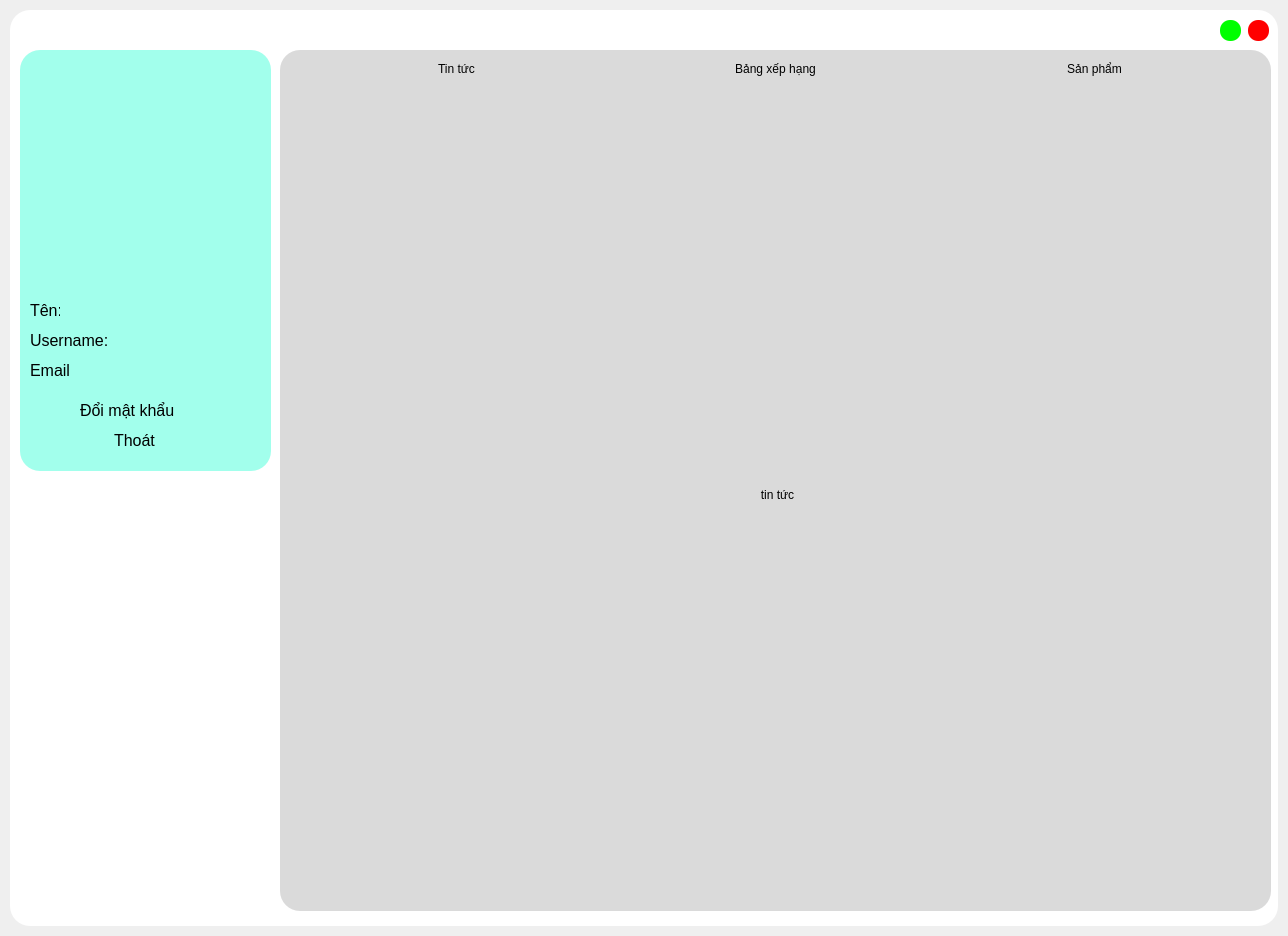
<?xml version="1.0" encoding="UTF-8"?>
<ui version="4.0">
 <class>Main</class>
 <widget class="QMainWindow" name="Main">
  <property name="geometry">
   <rect>
    <x>0</x>
    <y>0</y>
    <width>1288</width>
    <height>936</height>
   </rect>
  </property>
  <property name="windowTitle">
   <string>MainWindow</string>
  </property>
  <widget class="QWidget" name="centralwidget">
   <layout class="QVBoxLayout" name="verticalLayout">
    <property name="spacing">
     <number>0</number>
    </property>
    <property name="leftMargin">
     <number>10</number>
    </property>
    <property name="topMargin">
     <number>10</number>
    </property>
    <property name="rightMargin">
     <number>10</number>
    </property>
    <property name="bottomMargin">
     <number>10</number>
    </property>
    <item>
     <widget class="QFrame" name="frame">
      <property name="styleSheet">
       <string notr="true">background-color: rgb(255, 255, 255);
border-radius: 20px;</string>
      </property>
      <property name="frameShape">
       <enum>QFrame::NoFrame</enum>
      </property>
      <widget class="QFrame" name="Main_PD">
       <property name="geometry">
        <rect>
         <x>270</x>
         <y>40</y>
         <width>991</width>
         <height>861</height>
        </rect>
       </property>
       <property name="styleSheet">
        <string notr="true">border-radius: 20px;
background-color: rgb(218, 218, 218);</string>
       </property>
       <property name="frameShape">
        <enum>QFrame::NoFrame</enum>
       </property>
       <widget class="QWidget" name="layoutWidget">
        <property name="geometry">
         <rect>
          <x>20</x>
          <y>0</y>
          <width>951</width>
          <height>37</height>
         </rect>
        </property>
        <layout class="QHBoxLayout" name="horizontalLayout">
         <item>
          <widget class="QLabel" name="label_PD">
           <property name="styleSheet">
            <string notr="true">border: none;
padding: 7px 0;</string>
           </property>
           <property name="text">
            <string>Tin tức</string>
           </property>
           <property name="alignment">
            <set>Qt::AlignCenter</set>
           </property>
          </widget>
         </item>
         <item>
          <widget class="QLabel" name="label_Rank">
           <property name="styleSheet">
            <string notr="true">border: none;
padding: 7px 0;</string>
           </property>
           <property name="text">
            <string>Bảng xếp hạng</string>
           </property>
           <property name="alignment">
            <set>Qt::AlignCenter</set>
           </property>
          </widget>
         </item>
         <item>
          <widget class="QLabel" name="label_News">
           <property name="styleSheet">
            <string notr="true">border: none;
padding: 7px 0;</string>
           </property>
           <property name="text">
            <string>Sản phẩm</string>
           </property>
           <property name="alignment">
            <set>Qt::AlignCenter</set>
           </property>
          </widget>
         </item>
        </layout>
       </widget>
       <widget class="QStackedWidget" name="stackedWidget">
        <property name="geometry">
         <rect>
          <x>9</x>
          <y>39</y>
          <width>971</width>
          <height>811</height>
         </rect>
        </property>
        <property name="currentIndex">
         <number>0</number>
        </property>
        <widget class="QWidget" name="page1">
         <widget class="QLabel" name="label_page_news">
          <property name="geometry">
           <rect>
            <x>8</x>
            <y>5</y>
            <width>961</width>
            <height>801</height>
           </rect>
          </property>
          <property name="text">
           <string>tin tức</string>
          </property>
          <property name="alignment">
           <set>Qt::AlignCenter</set>
          </property>
         </widget>
        </widget>
        <widget class="QWidget" name="page2">
         <widget class="QLabel" name="label_page_rank">
          <property name="geometry">
           <rect>
            <x>8</x>
            <y>5</y>
            <width>961</width>
            <height>801</height>
           </rect>
          </property>
          <property name="text">
           <string>hạng</string>
          </property>
          <property name="alignment">
           <set>Qt::AlignCenter</set>
          </property>
         </widget>
        </widget>
        <widget class="QWidget" name="page3">
         <widget class="QLabel" name="label_page_pd">
          <property name="geometry">
           <rect>
            <x>8</x>
            <y>5</y>
            <width>961</width>
            <height>801</height>
           </rect>
          </property>
          <property name="text">
           <string>sản phẩm</string>
          </property>
          <property name="alignment">
           <set>Qt::AlignCenter</set>
          </property>
         </widget>
        </widget>
       </widget>
      </widget>
      <widget class="QFrame" name="userInfo">
       <property name="geometry">
        <rect>
         <x>10</x>
         <y>40</y>
         <width>251</width>
         <height>421</height>
        </rect>
       </property>
       <property name="styleSheet">
        <string notr="true">background-color: rgb(162, 255, 236);
color: rgb(0, 0, 0);
border-radius: 20px;</string>
       </property>
       <property name="frameShape">
        <enum>QFrame::NoFrame</enum>
       </property>
       <widget class="QLabel" name="Avatar">
        <property name="geometry">
         <rect>
          <x>10</x>
          <y>10</y>
          <width>231</width>
          <height>221</height>
         </rect>
        </property>
        <property name="styleSheet">
         <string notr="true">QLabel {
	border-radius: 20px;
	/*border:2px solid rgb(0, 0, 0);*/
}</string>
        </property>
        <property name="text">
         <string/>
        </property>
       </widget>
       <widget class="QLabel" name="label">
        <property name="geometry">
         <rect>
          <x>10</x>
          <y>250</y>
          <width>31</width>
          <height>21</height>
         </rect>
        </property>
        <property name="font">
         <font>
          <pointsize>12</pointsize>
         </font>
        </property>
        <property name="text">
         <string>Tên:</string>
        </property>
       </widget>
       <widget class="QLabel" name="label_Name">
        <property name="geometry">
         <rect>
          <x>40</x>
          <y>250</y>
          <width>201</width>
          <height>21</height>
         </rect>
        </property>
        <property name="font">
         <font>
          <pointsize>12</pointsize>
         </font>
        </property>
        <property name="text">
         <string/>
        </property>
       </widget>
       <widget class="QLabel" name="label_2">
        <property name="geometry">
         <rect>
          <x>10</x>
          <y>280</y>
          <width>81</width>
          <height>21</height>
         </rect>
        </property>
        <property name="font">
         <font>
          <pointsize>12</pointsize>
         </font>
        </property>
        <property name="text">
         <string>Username:</string>
        </property>
       </widget>
       <widget class="QLabel" name="label_Username">
        <property name="geometry">
         <rect>
          <x>90</x>
          <y>280</y>
          <width>151</width>
          <height>21</height>
         </rect>
        </property>
        <property name="font">
         <font>
          <pointsize>12</pointsize>
         </font>
        </property>
        <property name="text">
         <string/>
        </property>
       </widget>
       <widget class="QLabel" name="label_3">
        <property name="geometry">
         <rect>
          <x>10</x>
          <y>310</y>
          <width>41</width>
          <height>21</height>
         </rect>
        </property>
        <property name="font">
         <font>
          <pointsize>12</pointsize>
         </font>
        </property>
        <property name="text">
         <string>Email:</string>
        </property>
       </widget>
       <widget class="QLabel" name="label_Email">
        <property name="geometry">
         <rect>
          <x>55</x>
          <y>310</y>
          <width>191</width>
          <height>21</height>
         </rect>
        </property>
        <property name="font">
         <font>
          <pointsize>12</pointsize>
         </font>
        </property>
        <property name="text">
         <string/>
        </property>
       </widget>
       <widget class="QLabel" name="label_CPass">
        <property name="geometry">
         <rect>
          <x>60</x>
          <y>350</y>
          <width>101</width>
          <height>21</height>
         </rect>
        </property>
        <property name="font">
         <font>
          <pointsize>12</pointsize>
         </font>
        </property>
        <property name="styleSheet">
         <string notr="true">QLabel:hover{
	color: rgb(255, 85, 255);
}</string>
        </property>
        <property name="text">
         <string>Đổi mật khẩu</string>
        </property>
       </widget>
       <widget class="QLabel" name="label_Icon">
        <property name="geometry">
         <rect>
          <x>160</x>
          <y>350</y>
          <width>21</width>
          <height>21</height>
         </rect>
        </property>
        <property name="font">
         <font>
          <pointsize>12</pointsize>
         </font>
        </property>
        <property name="styleSheet">
         <string notr="true">border-image: url(:/icon/resources/icon-pack/lock-closed-outline.svg);</string>
        </property>
        <property name="text">
         <string/>
        </property>
       </widget>
       <widget class="QLabel" name="label_Icon2">
        <property name="geometry">
         <rect>
          <x>140</x>
          <y>380</y>
          <width>21</width>
          <height>21</height>
         </rect>
        </property>
        <property name="font">
         <font>
          <pointsize>12</pointsize>
         </font>
        </property>
        <property name="styleSheet">
         <string notr="true">border-image: url(:/icon/resources/icon-pack/exit-outline.svg);</string>
        </property>
        <property name="text">
         <string/>
        </property>
       </widget>
       <widget class="QLabel" name="label_Logout">
        <property name="geometry">
         <rect>
          <x>94</x>
          <y>380</y>
          <width>41</width>
          <height>21</height>
         </rect>
        </property>
        <property name="font">
         <font>
          <pointsize>12</pointsize>
         </font>
        </property>
        <property name="styleSheet">
         <string notr="true">QLabel:hover{
	color: rgb(255, 85, 255);
}</string>
        </property>
        <property name="text">
         <string>Thoát</string>
        </property>
       </widget>
       <widget class="QLabel" name="Avatar_change">
        <property name="geometry">
         <rect>
          <x>10</x>
          <y>10</y>
          <width>231</width>
          <height>221</height>
         </rect>
        </property>
        <property name="styleSheet">
         <string notr="true">QLabel{
	background-color: none;
}

QLabel:hover {
    background: url(:/icon/resources/icon-pack/icons8-pencil-80_1.png) center center no-repeat;
    border-radius: 20px;
	background-color: rgba(0, 0, 0, 0.2);
	/* Add a semi-transparent black background with 50% opacity */
	background-size: 20%; /* Chỉnh kích thước nền xuống 20% */
}</string>
        </property>
        <property name="text">
         <string/>
        </property>
       </widget>
      </widget>
      <widget class="QLabel" name="label_Exit">
       <property name="geometry">
        <rect>
         <x>1238</x>
         <y>10</y>
         <width>21</width>
         <height>21</height>
        </rect>
       </property>
       <property name="styleSheet">
        <string notr="true">border-image: url(:/icon/resources/icon-pack/exit_icon.png);
background-color: rgb(255, 0, 0);
border-radius:10px;</string>
       </property>
       <property name="text">
        <string/>
       </property>
      </widget>
      <widget class="QLabel" name="label_Minimize">
       <property name="geometry">
        <rect>
         <x>1210</x>
         <y>10</y>
         <width>21</width>
         <height>21</height>
        </rect>
       </property>
       <property name="styleSheet">
        <string notr="true">background-color: rgb(0, 255, 0);
border-image: url(:/icon/resources/icon-pack/minimize_icon.png);
border-radius:10px;</string>
       </property>
       <property name="text">
        <string/>
       </property>
      </widget>
     </widget>
    </item>
   </layout>
  </widget>
 </widget>
 <resources>
  <include location="../image.qrc"/>
 </resources>
 <connections/>
</ui>
